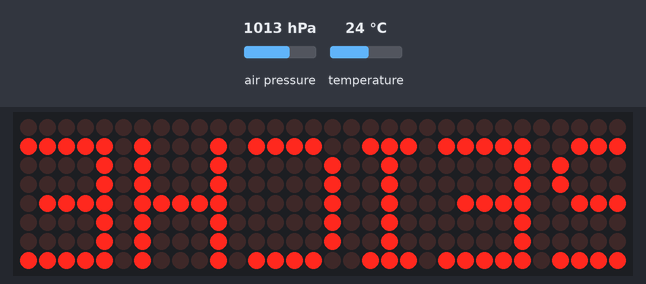
Bench run of a sketch on a simulated Arduino Uno, built with avr-gcc and run on an emulated ATmega328P. On the bench: 32×8 LED matrix. The inputs (shaded band) are chosen by the test bench; at power-on: air pressure 1013 hPa, temperature 24 °C. What the sketch prints to the serial monitor is not drawn.

Above: at 5.2 s.

The sketch:

SKETCH10B.ino
```cpp
#include <SPI.h>
#include <MD_MAX72xx.h>
#include <MD_Parola.h>
#include <Adafruit_BMP085.h>

#define HARDWARE_TYPE MD_MAX72XX::FC16_HW
#define MAX_DEVICES  4
#define CLK_PIN   14  // or SCK
#define DATA_PIN  13  // or MOSI
#define CS_PIN    15  // or SS

// MD_MAX72XX ledmx = MD_MAX72XX(HARDWARE_TYPE, DATA_PIN, CLK_PIN, CS_PIN, MAX_DEVICES);
MD_Parola pmx = MD_Parola(HARDWARE_TYPE, CS_PIN, MAX_DEVICES);

// Setup for BMP085 or BMP180
Adafruit_BMP085 bmp; // I2C
static int pmb = 888;

// We always wait a bit between updates of the display
#define  DELAYTIME  100  // in milliseconds

long elapsed_time;

void setup()
{
  Serial.begin(9600);

  // put your setup code here, to run once:
  pmx.begin();
  pmx.setZoneEffect(0, true, PA_FLIP_LR);
  pmx.setZoneEffect(0, true, PA_FLIP_UD);

  // BMP180 ACCESS - Will Crash If Sensor Not Found - Annoying!!
  Serial.println();
  Serial.println("BMP180 initialization");

  if (!bmp.begin())
  {
    Serial.println("Could not find a valid BMP085/BMP180 sensor, check wiring!");
    abort();
  }
  else
  {
// Confirm BMP180 sensor is working
    Serial.print("Temperature = ");
    Serial.print(bmp.readTemperature());
    Serial.println(" C");
    pmb = bmp.readPressure()/100;
  }
  elapsed_time=millis();
}

void loop()
{
  Serial.println(elapsed_time,DEC);
  if(pmx.displayAnimate())
    pmx.displayText("SEICHE",PA_CENTER,50,0,PA_PRINT,PA_NO_EFFECT);
  delay(DELAYTIME);
  Serial.print("Temperature = ");
  Serial.print(bmp.readTemperature());
  Serial.println(" C");
  delay(5000);
  elapsed_time=millis();
}
```
